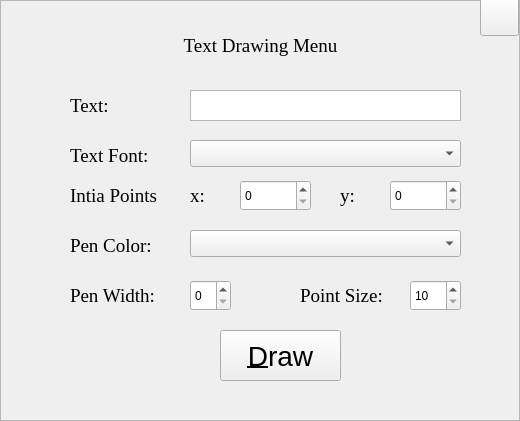
   <widget class="QFrame" name="textFrame">
    <property name="geometry">
     <rect>
      <x>680</x>
      <y>1150</y>
      <width>520</width>
      <height>421</height>
     </rect>
    </property>
    <property name="focusPolicy">
     <enum>Qt::ClickFocus</enum>
    </property>
    <property name="frameShape">
     <enum>QFrame::StyledPanel</enum>
    </property>
    <property name="frameShadow">
     <enum>QFrame::Raised</enum>
    </property>
    <widget class="QPushButton" name="drawText">
     <property name="geometry">
      <rect>
       <x>220</x>
       <y>330</y>
       <width>121</width>
       <height>51</height>
      </rect>
     </property>
     <property name="font">
      <font>
       <pointsize>21</pointsize>
      </font>
     </property>
     <property name="text">
      <string>&amp;Draw</string>
     </property>
     <property name="icon">
      <iconset>
       <normaloff>:/images/paint.png</normaloff>:/images/paint.png</iconset>
     </property>
     <property name="iconSize">
      <size>
       <width>60</width>
       <height>40</height>
      </size>
     </property>
    </widget>
    <widget class="QLabel" name="label_11">
     <property name="geometry">
      <rect>
       <x>70</x>
       <y>180</y>
       <width>101</width>
       <height>31</height>
      </rect>
     </property>
     <property name="font">
      <font>
       <family>Times New Roman</family>
       <pointsize>14</pointsize>
      </font>
     </property>
     <property name="text">
      <string>Intia Points</string>
     </property>
    </widget>
    <widget class="QSpinBox" name="textX">
     <property name="geometry">
      <rect>
       <x>240</x>
       <y>180</y>
       <width>71</width>
       <height>31</height>
      </rect>
     </property>
     <property name="maximum">
      <number>1200</number>
     </property>
    </widget>
    <widget class="QLabel" name="label_13">
     <property name="geometry">
      <rect>
       <x>190</x>
       <y>180</y>
       <width>41</width>
       <height>31</height>
      </rect>
     </property>
     <property name="font">
      <font>
       <family>Times New Roman</family>
       <pointsize>14</pointsize>
      </font>
     </property>
     <property name="text">
      <string>x: </string>
     </property>
    </widget>
    <widget class="QSpinBox" name="textY">
     <property name="geometry">
      <rect>
       <x>390</x>
       <y>180</y>
       <width>71</width>
       <height>31</height>
      </rect>
     </property>
     <property name="maximum">
      <number>700</number>
     </property>
    </widget>
    <widget class="QLabel" name="label_14">
     <property name="geometry">
      <rect>
       <x>340</x>
       <y>180</y>
       <width>41</width>
       <height>31</height>
      </rect>
     </property>
     <property name="font">
      <font>
       <family>Times New Roman</family>
       <pointsize>14</pointsize>
      </font>
     </property>
     <property name="text">
      <string>y: </string>
     </property>
    </widget>
    <widget class="QLabel" name="label_17">
     <property name="geometry">
      <rect>
       <x>70</x>
       <y>230</y>
       <width>101</width>
       <height>31</height>
      </rect>
     </property>
     <property name="font">
      <font>
       <family>Times New Roman</family>
       <pointsize>14</pointsize>
      </font>
     </property>
     <property name="text">
      <string>Pen Color: </string>
     </property>
    </widget>
    <widget class="QLabel" name="label_18">
     <property name="geometry">
      <rect>
       <x>70</x>
       <y>280</y>
       <width>101</width>
       <height>31</height>
      </rect>
     </property>
     <property name="font">
      <font>
       <family>Times New Roman</family>
       <pointsize>14</pointsize>
      </font>
     </property>
     <property name="text">
      <string>Pen Width: </string>
     </property>
    </widget>
    <widget class="QSpinBox" name="textPenWidth">
     <property name="geometry">
      <rect>
       <x>190</x>
       <y>280</y>
       <width>41</width>
       <height>31</height>
      </rect>
     </property>
     <property name="maximum">
      <number>40</number>
     </property>
    </widget>
    <widget class="QComboBox" name="colorText">
     <property name="geometry">
      <rect>
       <x>190</x>
       <y>230</y>
       <width>271</width>
       <height>27</height>
      </rect>
     </property>
    </widget>
    <widget class="QLabel" name="textDrawingLabel">
     <property name="geometry">
      <rect>
       <x>10</x>
       <y>30</y>
       <width>501</width>
       <height>31</height>
      </rect>
     </property>
     <property name="font">
      <font>
       <family>Times New Roman</family>
       <pointsize>14</pointsize>
      </font>
     </property>
     <property name="text">
      <string>Text Drawing Menu</string>
     </property>
     <property name="alignment">
      <set>Qt::AlignCenter</set>
     </property>
    </widget>
    <widget class="QPushButton" name="cancelText">
     <property name="geometry">
      <rect>
       <x>480</x>
       <y>-4</y>
       <width>39</width>
       <height>40</height>
      </rect>
     </property>
     <property name="font">
      <font>
       <pointsize>21</pointsize>
      </font>
     </property>
     <property name="toolTip">
      <string extracomment="cancel">cancel</string>
     </property>
     <property name="text">
      <string/>
     </property>
     <property name="icon">
      <iconset resource="images.qrc">
       <normaloff>:/images/cancel.png</normaloff>:/images/cancel.png</iconset>
     </property>
     <property name="iconSize">
      <size>
       <width>40</width>
       <height>40</height>
      </size>
     </property>
    </widget>
    <widget class="QLabel" name="textLabel">
     <property name="geometry">
      <rect>
       <x>70</x>
       <y>90</y>
       <width>101</width>
       <height>31</height>
      </rect>
     </property>
     <property name="font">
      <font>
       <family>Times New Roman</family>
       <pointsize>14</pointsize>
      </font>
     </property>
     <property name="text">
      <string>Text: </string>
     </property>
    </widget>
    <widget class="QTextEdit" name="text">
     <property name="geometry">
      <rect>
       <x>190</x>
       <y>90</y>
       <width>271</width>
       <height>31</height>
      </rect>
     </property>
    </widget>
    <widget class="QComboBox" name="textFont">
     <property name="geometry">
      <rect>
       <x>190</x>
       <y>140</y>
       <width>271</width>
       <height>27</height>
      </rect>
     </property>
    </widget>
    <widget class="QLabel" name="label_20">
     <property name="geometry">
      <rect>
       <x>70</x>
       <y>140</y>
       <width>101</width>
       <height>31</height>
      </rect>
     </property>
     <property name="font">
      <font>
       <family>Times New Roman</family>
       <pointsize>14</pointsize>
      </font>
     </property>
     <property name="text">
      <string>Text Font: </string>
     </property>
    </widget>
    <widget class="QSpinBox" name="textPointSize">
     <property name="geometry">
      <rect>
       <x>410</x>
       <y>280</y>
       <width>51</width>
       <height>31</height>
      </rect>
     </property>
     <property name="minimum">
      <number>10</number>
     </property>
     <property name="maximum">
      <number>100</number>
     </property>
    </widget>
    <widget class="QLabel" name="label_21">
     <property name="geometry">
      <rect>
       <x>300</x>
       <y>280</y>
       <width>101</width>
       <height>31</height>
      </rect>
     </property>
     <property name="font">
      <font>
       <family>Times New Roman</family>
       <pointsize>14</pointsize>
      </font>
     </property>
     <property name="text">
      <string>Point Size: </string>
     </property>
    </widget>
   </widget>
